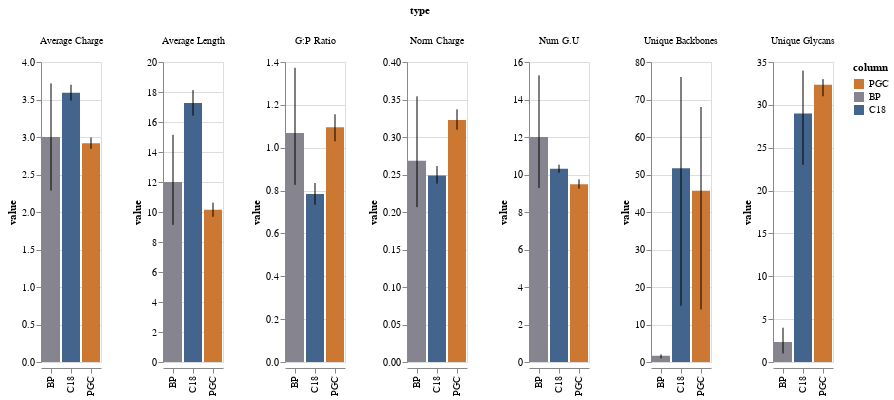

Notebook code for this chart:
### Code cell
# Now we will plot the data across all experiments

domain = unique_gp.column.unique().tolist()
dom = {
    [d for d in domain if re.search('PGC', d)][0]: '#cc7833',
    [d for d in domain if re.search('BP', d)][0]: '#86858f',
    [d for d in domain if re.search('C18', d)][0]: '#43648c'
}

error_bars = alt.Chart(unique_gp).mark_errorbar(extent='ci').encode(
    x=alt.X('column:O'),
    y=alt.Y('mean(value):Q', scale=alt.Scale(zero=True)),
)

bars = alt.Chart(unique_gp).mark_bar().encode(
    x=alt.X('column:O', title=''),
    y=alt.Y('mean(value):Q', title=''),
    color=alt.Color('column:O', scale=alt.Scale(domain=list(dom.keys()), range=list(dom.values()))),
)

base = alt.layer(bars, error_bars).facet(
    column='type:O'
    ).resolve_scale(y='independent')
base.save('Cross_Sample_Comparisons/GPeptide_Character_All.svg')
base

### Figure 1 — Vega-Lite specification as saved in the notebook (floating-point values rounded to 4 significant figures; data arrays with more than 128 entries replaced by an {"elided": "..."} marker saying what was removed)
{"config": {"view": {"continuousWidth": 400, "continuousHeight": 300}}, "data": {"name": "data-32b4e686e95944fd0c2d93eb881ea438"}, "facet": {"column": {"type": "ordinal", "field": "type"}}, "spec": {"layer": [{"mark": "bar", "encoding": {"color": {"type": "ordinal", "field": "column", "scale": {"domain": ["PGC", "BP", "C18"], "range": ["#cc7833", "#86858f", "#43648c"]}}, "x": {"type": "ordinal", "field": "column", "title": ""}, "y": {"type": "quantitative", "aggregate": "mean", "field": "value", "title": ""}}}, {"mark": {"type": "errorbar", "extent": "ci"}, "encoding": {"x": {"type": "ordinal", "field": "column"}, "y": {"type": "quantitative", "aggregate": "mean", "field": "value", "scale": {"zero": true}}}}]}, "resolve": {"scale": {"y": "independent"}}, "$schema": "https://vega.github.io/schema/vega-lite/v4.8.1.json", "datasets": {"data-32b4e686e95944fd0c2d93eb881ea438": {"elided": "3378 records"}}}
